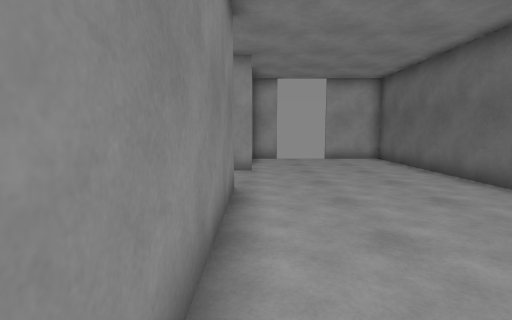
View 1 (above)

17 first-person views from a walk through a Unity game level. The camera is 1.4 m above the floor, tilts 6° down and sees 85° across. The floor is counted in squares, 1 m on a side. Each view is taken from the middle of a square. On the plan, view 1 faces up. The plan holds only what a view shows up to about 14 squares ahead; the rest is blank. The player is left out.

View 2
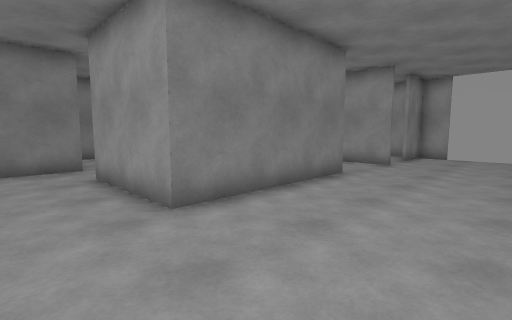

View 3
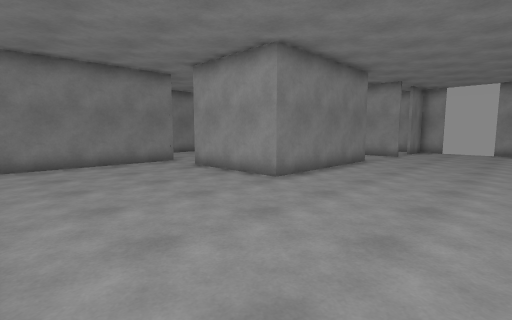

View 4
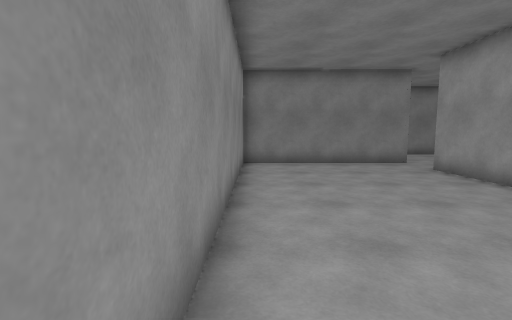

View 5
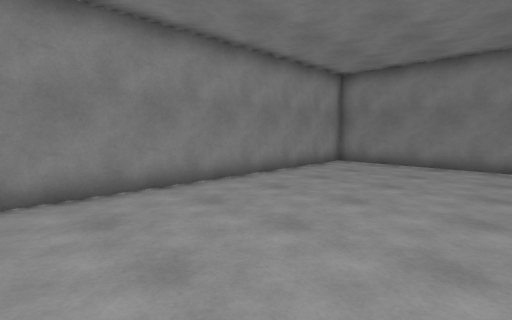

View 6
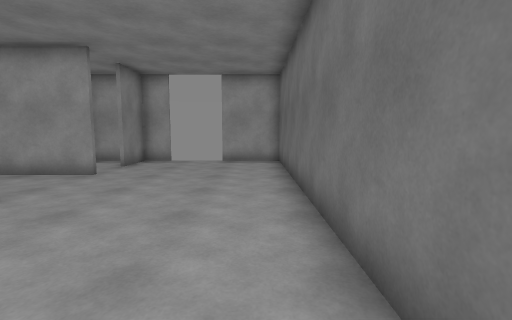

View 7
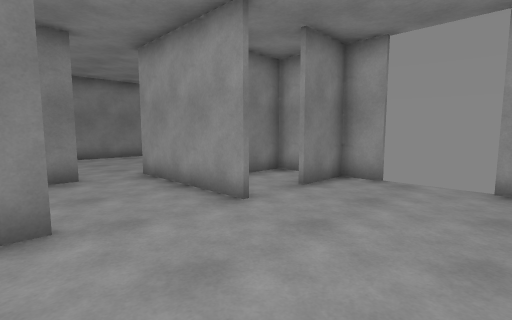

View 8
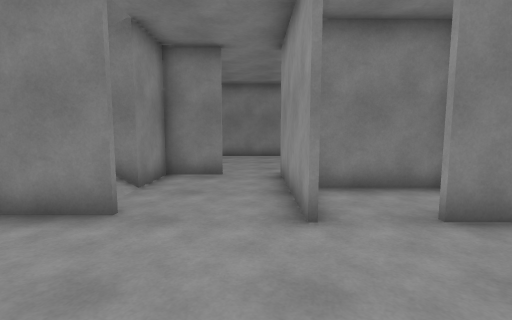

View 9
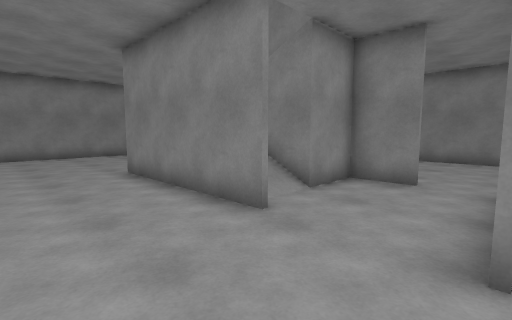

View 10
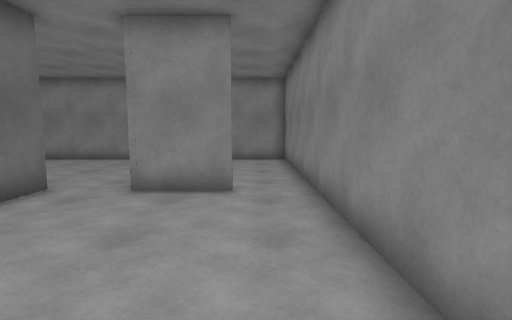

View 11
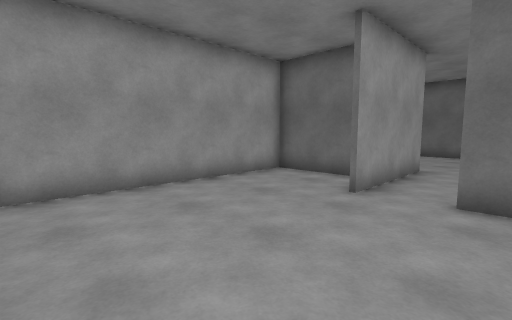

View 12
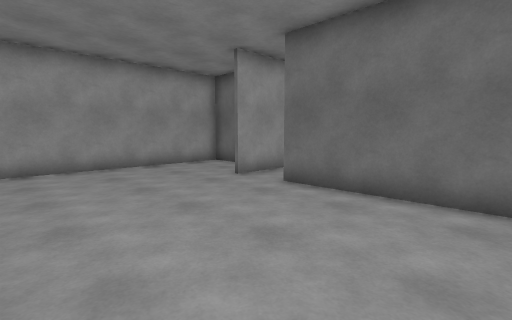

View 13
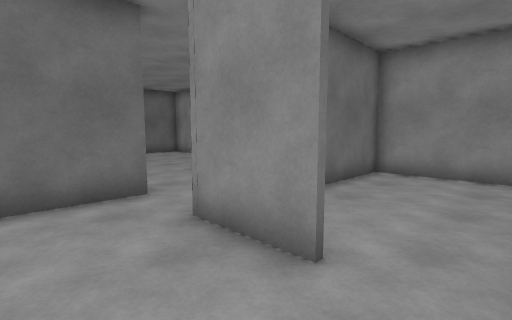

View 14
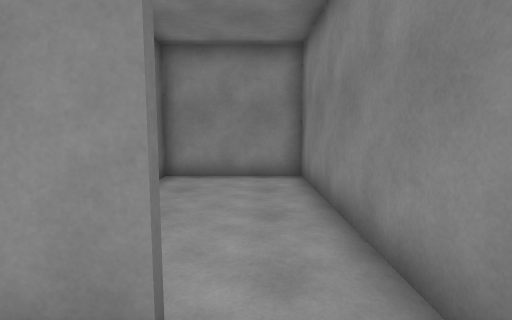

View 15
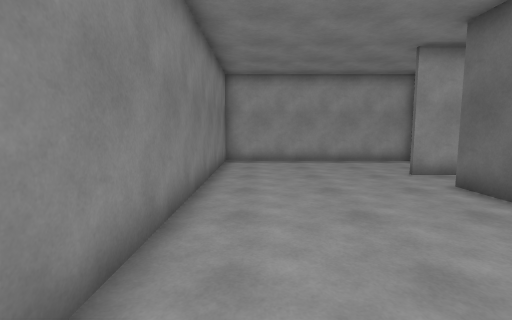

View 16
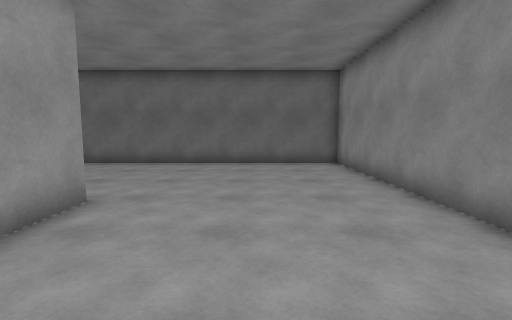

View 17
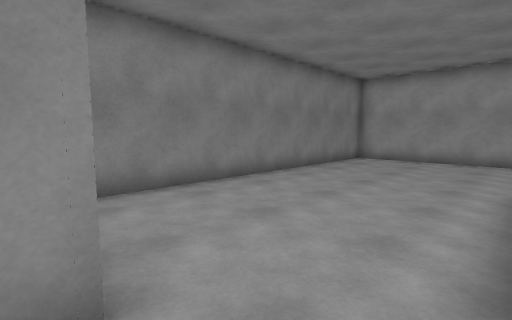

### Floor plan
Ten units are one square. View 1 is at (0, 0); x grows to the right and y downward. Boxes are objects, and circles mark ways between rooms. Rooms are numbered by the first view taken in them; rooms with no view inside come last. Other rooms are left out.
<svg viewBox="-119 -145 185 216">
<path fill="none" stroke="#000" d="M-5 -68 -5 -4 -50 -4M-48 -52 -48 -29M-71 -5 -71 66M-48 -80 -48 -61 -39 -61M-1 -98 -51 -98M-69 65 61 65 61 -139 34 -139M11 -139 -2 -139 -2 -119M-28 -110 -28 -140M-95 -5 -71 -5M-30 -139 -114 -139 -114 -5M-50 -4 -50 -80M-114 -5 -114 65 -69 65M-72 66 -72 32M-27 -139 -27 -105M-13 -139 -30 -139"/>
<circle cx="-50" cy="-85" r="3" fill="#2a7"/>
<circle cx="-60" cy="-10" r="3" fill="#2a7"/>
<circle cx="-10" cy="-110" r="3" fill="#2a7"/>
<circle cx="-105" cy="-10" r="3" fill="#2a7"/>
<text x="0" y="-20">1</text>
<text x="-80" y="-80">2</text>
<text x="-100" y="30">3</text>
<text x="-20" y="-120">4</text>
</svg>
Room 1 opens to room 2. Room 1 opens to room 4. Room 2 opens to room 3.

Where each view was taken, in squares from view 1:
view 1: 0 up, 0 right, facing up
view 2: 2 down, 4 right, facing up-left
view 3: 6 down, 5 right, facing up-left
view 4: 6 down, 5 right, facing left
view 5: 0 up, 5 right, facing down-left
view 6: 1 up, 5 right, facing up
view 7: 6 up, 4 right, facing up-left
view 8: 9 up, 4 right, facing left
view 9: 10 up, 3 right, facing down-left
view 10: 7 up, 10 left, facing down
view 11: 7 up, 11 left, facing up-right
view 12: 3 up, 11 left, facing up-right
view 13: 3 up, 11 left, facing down-right
view 14: 2 up, 10 left, facing down
view 15: 1 up, 10 left, facing up
view 16: 3 down, 6 left, facing right
view 17: 0 up, 5 left, facing up-left
